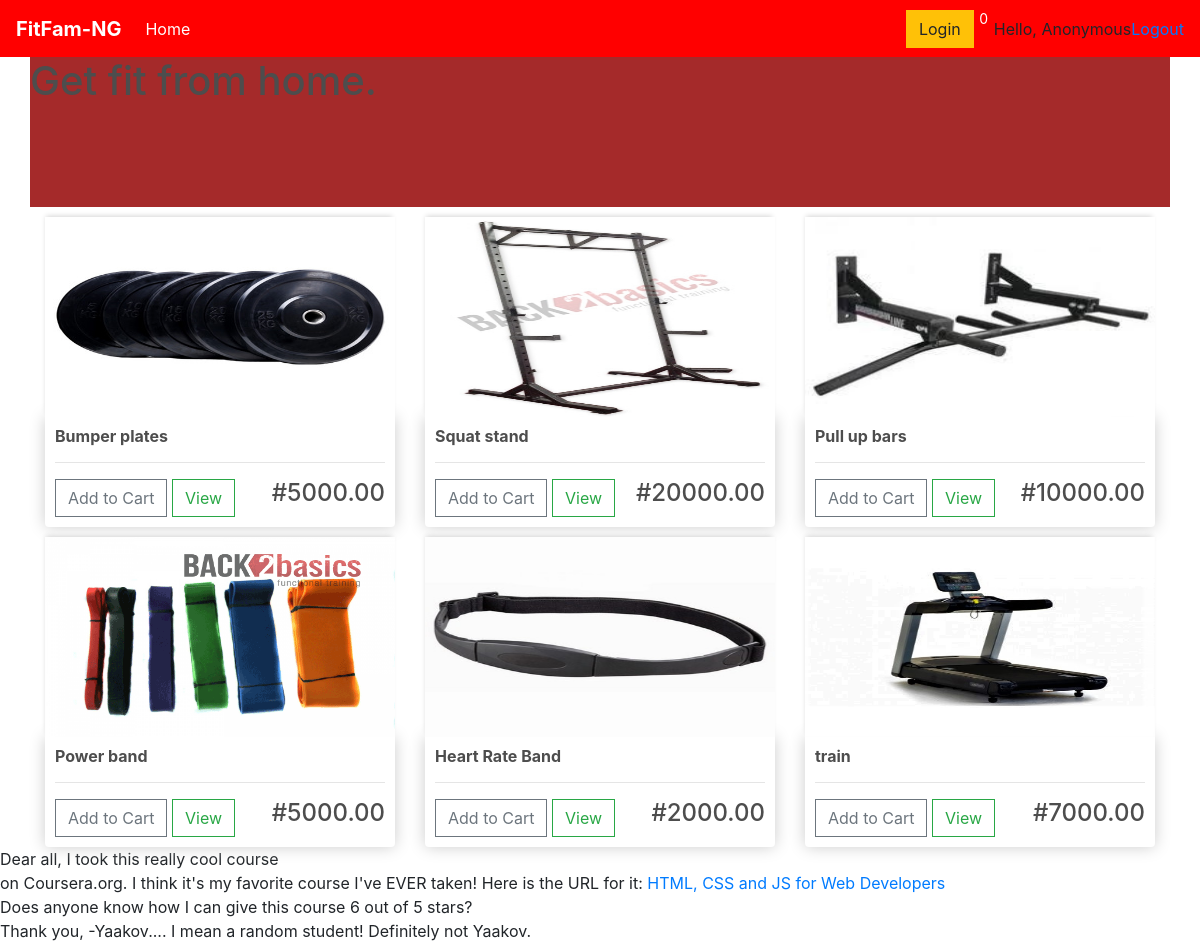
The page / on the database its author committed.
### ecomApp/models.py (models this page shows, shortened)
class Product(models.Model):
    name = models.CharField(max_length=200)
    price = models.FloatField()
    brand = models.CharField(max_length=200)
    image = models.ImageField(null=True, blank=True)
    @property
    def imageURL(self):
        try:
            url = self.image.url
        except:
            url = ' '
        return url

### ecomApp/views.py (the view)
# urls.py: path('', views.home, name='home'),
def home(request):
    if request.user.is_authenticated:
        customer = request.user.customer
        order, created = Order.objects.get_or_create(customer=customer, complete=False)
        items = order.orderitem_set.all()
        cartItems = order.get_cart_items
    else:
        order = {'get_cart_total': 0, 'get_cart_items': 0, 'shipping': False}
        items = []
        cartItems = order['get_cart_items']
    products = Product.objects.all()
    context = {'products': products, 'cartItems': cartItems}
    return render(request, 'ecomApp/home.html', context)

### ecomApp/templates/ecomApp/home.html (shortened to what this page needs)
{% extends 'ecomApp/index.html' %}
{% load static %}
{% block content %}
    <div class="row"  style="background-color: brown; height: 150px; margin: auto  background-image: url(fit.jpg);" >
      <h1>Get fit from home.</h1>
    </div>
    <div class="row">
        {% for product in products %}
        <div class="col-lg-4">
            <img class="thumbnail" src={{product.imageURL}}>
            <div class="box-element product">
                 <h6><strong>{{product.name}}</strong></h6>
                <hr>
                <button  data-product={product.id} data-action="add" class="btn btn-outline-secondary add-btn update-cart">Add to Cart</button>
                 <a class="btn btn-outline-success"href="#">View</a>
                  <h4 style="display: inline-block;float: right">#{{product.price|floatformat:2}}</h4>
            </div>
        </div>
        {% endfor %}
    </div>
{% endblock content %}

### ecomApp/templates/ecomApp/index.html (shortened to what this page needs)
<!DOCTYPE html>
{% load static %}
<html lang="en">
<head>
    <link rel="stylesheet" href="https://stackpath.bootstrapcdn.com/bootstrap/4.4.1/css/bootstrap.min.css">
<link rel="stylesheet" href="../../static/css/main.css">
</head>
<body>
<nav class="navbar navbar-expand-lg navbar-dark bg-dark navChange">
  <a class="navbar-brand" href="/"><strong>FitFam-NG</strong></a>
  <div class="collapse navbar-collapse" id="navbarSupportedContent">
    <ul class="navbar-nav mr-auto">
      <li class="nav-item active">
        <a class="nav-link" href="{% url 'home' %}">Home<span class="sr-only">(current)</span></a>
      </li>
    </ul>
<div class="form-inline my-2 my-lg-0">
    <a href="{% url 'login'%}" class="btn btn-warning">Login</a>
    <p id="cart-total">{{cartItems}}</p>
 </div>
</div>
  <span>Hello, Anonymous </span>
    <span><a href="{% url 'logout' %}">Logout</a></span>
    </nav>
<div class="container">
    {% block content%}{% endblock content%}
</div>
<div>Dear all,
<span>I took this really cool course
</span></div>
<span>on Coursera.org. I think it's
my favorite course I've EVER taken!
Here is the URL for it:
</span>
<a href="...">HTML, CSS and JS for Web Developers</a>
<div>
Does anyone know how I can give this course 6
out of 5 stars?
</div>
<div>
Thank you,
-Yaakov.... I mean a random student! Definitely not Yaakov.
</div>
</body>
</html>

### ecomApp/static/css/main.css (style rules this page uses)
body { background-color: red(0, 0%, 98%); }
h1,h2,h3,h4,h5,h6 { color:hsl(0, 0%, 30%); }
.box-element { box-shadow:hsl(0, 0%, 80%) 0 0 16px; background-color: #fff; border-radius: 4px; padding: 10px; }
.thumbnail { width: 100%; height: 200px; -webkit-box-shadow: -1px -3px 5px -2px rgba(214,214,214,1); -moz-box-shadow: -1px -3px 5px -2px rgba(214,214,214,1); box-shadow: -1px -3px 5px -2px rgba(214,214,214,1); }
.product { border-radius: 0 0 4px 4px; }
.bg-dark { background-color: #4f868c!important; }
.navChange { background-color: red !important; }
#cart-total { display: block; text-align: center; color:#fff; background-color: red; width: 20px; height: 25px; border-radius: 50%; font-size: 14px; }
.col-lg-4, .col-lg-6, .col-lg-8, .col-lg-12 { margin-top: 10px; }
.btn { border-radius: 0; }

### rows shown on the page
Product: imageURL (picture), name "Bumper plates", price "5000.00"
Product: imageURL (picture), name "Squat stand", price "20000.00"
Product: imageURL (picture), name "Pull up bars", price "10000.00"
Product: imageURL (picture), name "Power band", price "5000.00"
Product: imageURL (picture), name "Heart Rate Band", price "2000.00"
Product: imageURL (picture), name "train", price "7000.00"

### other values the page prints
{{ cartItems }} "0"
